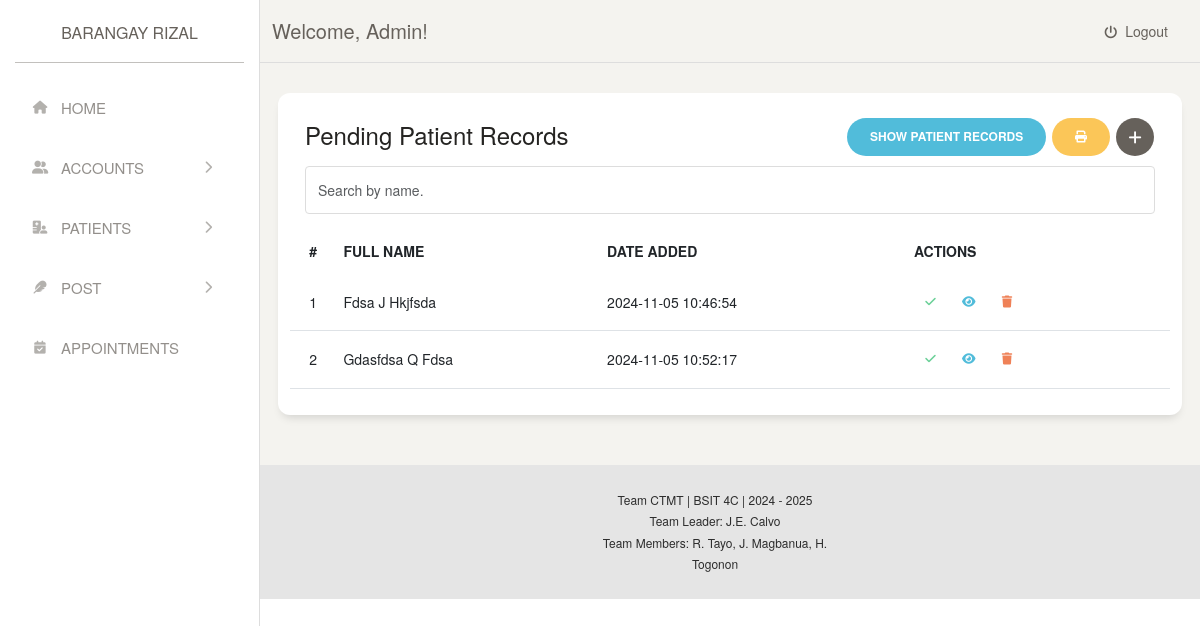
/admin/patient/pending.php (signed in), run on the app's committed database.
### tables this page shows
CREATE TABLE `tbl_patients` (
  `patient_id` int(11) NOT NULL,
  `patient_fName` varchar(50) NOT NULL,
  `patient_midInitial` char(1) DEFAULT NULL,
  `patient_lName` varchar(50) NOT NULL,
  `patient_suffix` varchar(10) DEFAULT NULL,
  `patient_age` int(11) NOT NULL,
  `patient_sex` enum('Male','Female') NOT NULL,
  `patient_address` varchar(255) NOT NULL,
  `patient_complaint` text NOT NULL,
  `patient_referral` text NOT NULL,
  `patient_remarks` text,
  `patient_status` enum('Pending','Approved','Declined') DEFAULT 'Pending',
  `created_at` timestamp NOT NULL DEFAULT CURRENT_TIMESTAMP
);

### includes/admin/patientDisplayController.php (called while the page is built, shortened)
<?php
include_once('../../includes/conn.php');
$query = "SELECT patient_id, patient_fName, patient_midInitial, patient_lName, patient_suffix, patient_sex, patient_age, patient_address, patient_complaint, patient_remarks, patient_referral, created_at
          FROM tbl_patients
          WHERE patient_status = 'Pending'";
$resultPending = $mysqli->query($query);
?>

### admin/patient/pending.php (the view, shortened to what this page needs)
<?php
require('../../includes/admin/patientDisplayController.php');
?>
<!DOCTYPE html>
<html>
<head>
  <?php include '../../templates/links.php'; ?>
</head>
<body>
  <div class="wrapper">
    <?php include '../templates/sidebar.php'; ?>
    <div class="main-panel">
      <?php include '../templates/topnav.php'; ?>
      <div class="content">
        <div class="row">
          <div class="card table-with-links">
            <div class="card-header">
              <div>
                  <h4 class="card-title float-start">Pending Patient Records</h4>
                  <div class="float-end">
                      <a href="../../admin/patient/index.php" class="btn btn-info btn-round">Show Patient Records</a>
                      <button class="btn btn-warning btn-round"><i class="fa fa-print"></i></button>
                      <a href="../../admin/patient/addPatient.php" class="btn btn-icon btn-round"><i class="fa fa-plus"></i></a>
                  </div>
              </div>
              <input type="text" id="patientSearchPending" class="form-control" placeholder="Search by name.">
            </div>
            <div class="card-body table-full-width">
              <table class="table" id="pendingPatientTable">
                <thead>
                  <tr>
                    <th class="text-center">#</th>
                    <th>Full Name</th>
                    <th>Date Added</th>
                    <th>Actions</th>
                  </tr>
                </thead>
                <tbody>
                  <?php
                  $counter = 1;
                  while ($row = $resultPending->fetch_assoc()) {
                    $fullName = $row['patient_fName'] . ' ' . $row['patient_midInitial'] . ' ' . $row['patient_lName'] . ' ' . ($row['patient_suffix'] ? $row['patient_suffix'] : '');
                    echo "<tr>";
                    echo "<td class='text-center'>$counter</td>";
                    echo "<td>$fullName</td>";
                    echo "<td>{$row['created_at']}</td>";
                    echo "<td class='td-actions'>
                            <a href='?action=approve&patient_id={$row['patient_id']}' class='btn btn-success btn-link btn-xs' title='Approve'><i class='fa fa-check'></i></a>
                            <a href='#' data-toggle='modal' data-target='#viewModalPending{$row['patient_id']}' class='btn btn-info btn-link btn-xs' title='View'><i class='fa fa-eye'></i></a>
                            <a href='?action=delete&patient_id={$row['patient_id']}' class='btn btn-danger btn-link btn-xs' title='Delete'><i class='fa fa-trash'></i></a>
                          </td>";
                    echo "</tr>";
                    $counter++;
                  }
                  ?>
                </tbody>
              </table>
            </div>
          </div>
        </div>
      </div>
      <?php include '../../templates/footer.php'; ?>
    </div>
  </div>
</body>
</html>

### styles/vars.css (style rules this page uses)
:root { --neutral50: #fafafa; --neutral100: #f5f5f5; --neutral200: #e5e5e5; --neutral300: #d4d4d4; --neutral400: #a3a3a3; --neutral500: #737373; --neutral600: #525252; --neutral700: #404040; --neutral800: #262626; --neutral900: #171717; --neutral950: #0a0a0a; --warning50: #fffbeb; --warning100: #fef3c7; --warning200: #fde68a; --warning300: #fcd34d; --warning400: #fbbf24; --warning500: #f59e0b; --warning600: #d97706; --warning700: #b45309; --warning800: #92400e; --warning900: #78350f; --warning950: #451a03; --success50: #f0fdf4; --success100: #dcfce7; --success200: #bbf7d0; --success300: #86efac; --success400: #4ade80; --success500: #22c55e; --success600: #16a34a; --success700: #15803d; --success800: #166534; --success900: #14532d; --success950: #052e16; --danger50: #fef2f2; --danger100: #fee2e2; --danger200: #fecaca; --danger300: #fca5a5; --danger400: #f87171; --danger500: #ef4444; --danger600: #dc2626; --danger700: #b91c1c; --danger800: #991b1b; --danger900: #7f1d1d; --danger950: #450a0a; --primary50: #eff6ff; --primary100: #dbeafe; --primary200: #bfdbfe; --primary300: #93c5fd; --primary400: #60a5fa; --primary500: #3b82f6; --primary600: #2563eb; --primary700: #1d4ed8; --primary800: #1e40af; --primary900: #1e3a8a; --primary950: #172554; }

### styles/forms.css (style rules this page uses)
.form-control { border: 1px solid var(--neutral200); padding: 12px 16px; outline: none; border-radius: 6px; display: block; width: 100%; transition: all 250ms ease-in-out; }
input.form-control, select.form-control { height: 48px; }
.form-control::placeholder { color: var(--neutral400); }

### data on the page
tbl_patients: fullName "Fdsa J Hkjfsda", created_at "2024-11-05 10:46:54"
tbl_patients: fullName "Gdasfdsa Q Fdsa", created_at "2024-11-05 10:52:17"

### other printed values
$_SESSION['admin_username'] "Admin"
